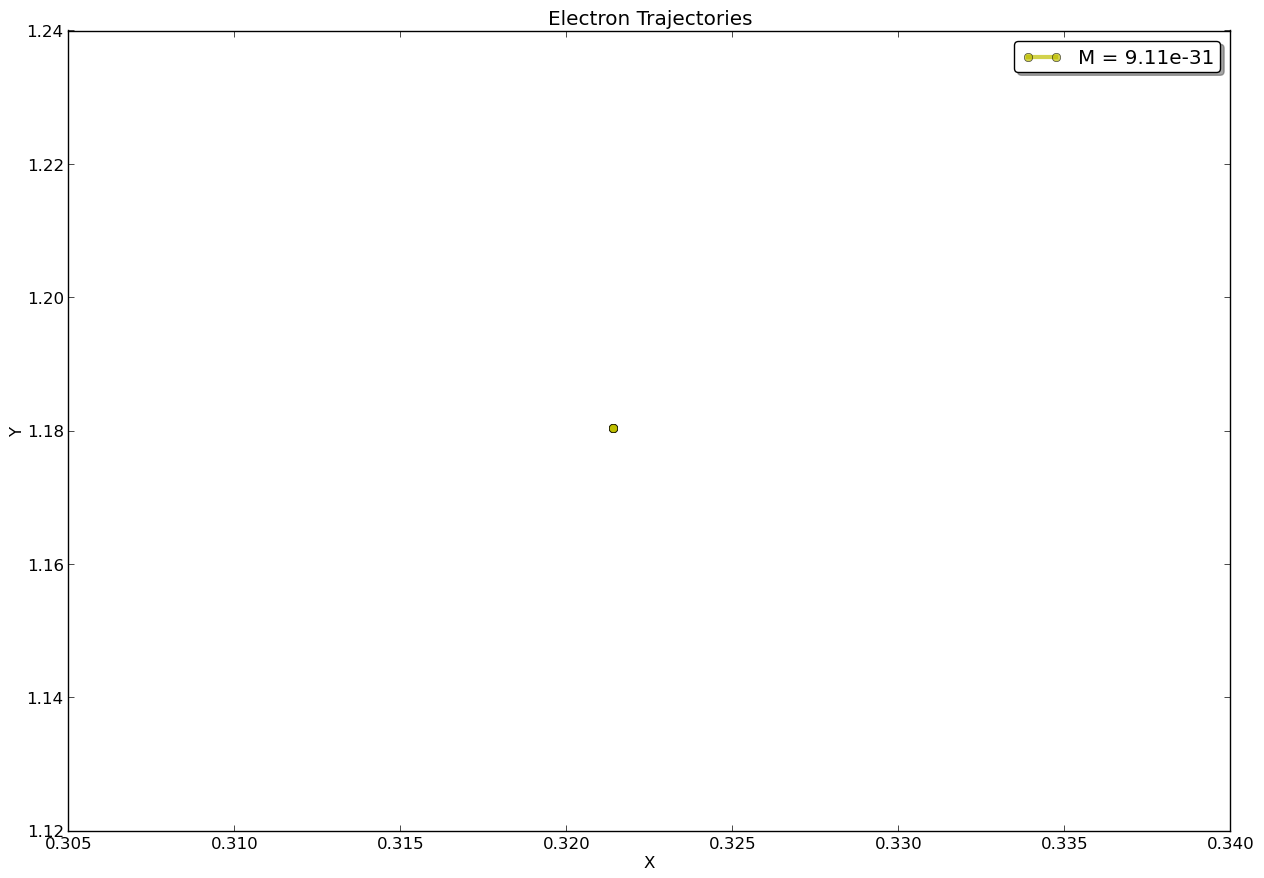

Reproduce this figure in Python.
############################################################
# Electron trajectory
############################################################

# Import matplotlib library for plotting
import matplotlib
matplotlib.use('Agg') # this is a hack to keep matplotlib
                      # non-interactive/keep python from complaining
                      # if you're using an ssh connection
import matplotlib.pyplot as pyplot

# Import numpy for numerical calculations, vectors, etc.
import numpy as np
from numpy.linalg import norm as norm

# Global constants
C      = 2.998e8        # Speed of light [m/s]
MASS_E = 9.10938e-31    # Mass of electron [kg]
q      = 1.60217657e-19 # Charge of electron [coulombs]

# simulation domain parameters
BOX_X = 1
BOX_Y = 1
BOX_Z = 1

# timestep
dt = 1e-9

def plot_trajectory(trajectories, mass):

    # settings for plotting
    IMAGE_PATH = "trajectory.png"
    TITLE = "Electron Trajectories"
    YAXIS = "Y"
    XAXIS = "X"

    # Plot the trajectories
    print "Plotting."

    # create a plot
    plt = pyplot.figure(figsize=(15, 10), dpi=80, facecolor='w')
    ax = pyplot.axes()

    # set the title and axis labels
    ax.set_xlabel(XAXIS) 
    ax.set_ylabel(YAXIS)
    ax.set_title(TITLE)

    for trajectory in trajectories:
        ax.plot(trajectory[:,0], trajectory[:,1], "yo-", 
                alpha=.7, linewidth=3, label="M = %.2e" % mass)

    ax.legend(bbox_to_anchor=(1., 1.), loc="best", 
              ncol=1, fancybox=True, shadow=True)

    # Save our plot
    print "Saving plot to %s." % IMAGE_PATH
    plt.savefig(IMAGE_PATH, bbox_inches='tight')


def force_magnet(velocity, B):
    field = [0, 0, B]
    force = q*np.cross(velocity, field)
    return force

# Update the positions using euler
def update_pos(position, velocity, mass, B):

    # calculate the total force and accelerations on each body
    force = force_magnet(velocity, B)
    accel = force/mass

    # update the positions using the verlet method
    position += velocity*dt + .5*accel*dt**2
    
    # use average acceleration to update velocities
    velocity += accel*dt

    return position, velocity

def calculate_trajectory(position, velocity, mass, B):

    print "Calculating trajectory."

    trajectory = []

    for i in range(5):
        position, velocity = update_pos(position, velocity, mass, B)
        trajectory.append(position)

    return trajectory


# trajectory is the function that gets called when we run the program    
def main():

    print "Starting calculation."

    # Initial velocity for particle
    velocity = np.array([0, .5*C, 0])
    
    # Initial position for particle
    position = np.array([0, .5*BOX_Y, 0])

    # Magnetic field strength [Telsa]
    B = 1.0e-3 

    # Mass of particle
    mass = MASS_E

    # Calculate the trajectories
    trajectories = []
    trajectory = calculate_trajectory(position, velocity, mass, B)
    trajectories.append(trajectory)
    
    trajectories = np.array(trajectories)

    # Plotting
    plot_trajectory(trajectories, mass)

# This is Python syntax which tells Python to call the function we
# created, called 'main()', only if this file was run directly, rather
# than with 'import orbital'
if __name__ == "__main__":
    main()

